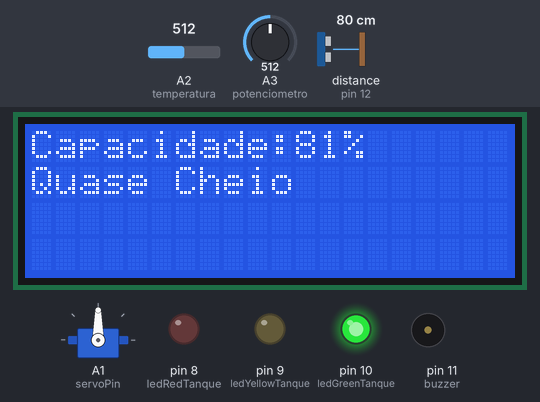
Recording of a sketch running on a simulated Arduino Uno, built with avr-gcc and run on an emulated ATmega328P. Shown: 20×4 character LCD, servo, output pins drawn as LEDs (lit = HIGH), buzzer (waves = sounding). Wiring (inferred from the names in the program): ultrasonic range finder: trigger pin 13; echo pin 12. The inputs (shaded band) are chosen by the test bench; at power-on: distance to the obstacle (sensor on pin 12) 80 cm, A2 (temperatura) = 512, A3 (potenciometro) = 512. The echo pulse lasts 58.3 µs per cm; pins used as bus, display or sensor lines are not drawn; what the sketch prints to the serial monitor is not drawn.

Above: at 1.2 s.
1.3 s: distance to the obstacle (sensor on pin 12) set to 95 cm
At 4.2 s:
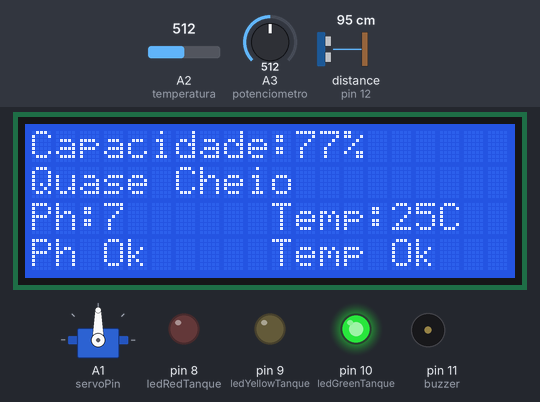
9.2 s: distance to the obstacle (sensor on pin 12) set to 106 cm
At 10.3 s:
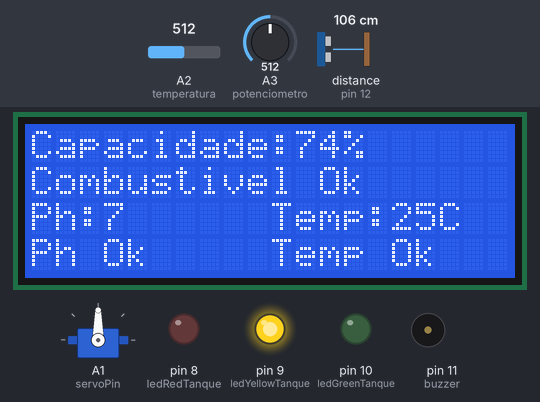
13.2 s: A2 (temperatura) set to 562
At 14.9 s:
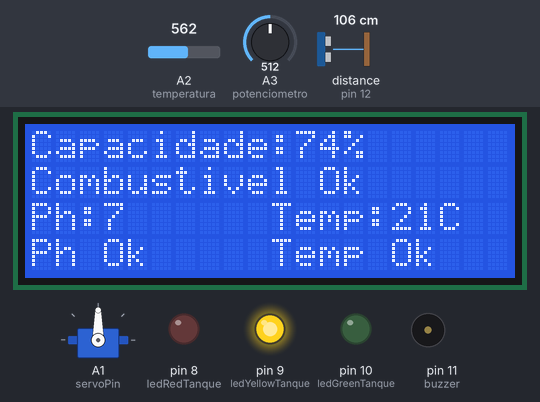
21.1 s: A2 (temperatura) set to 583
At 22.8 s:
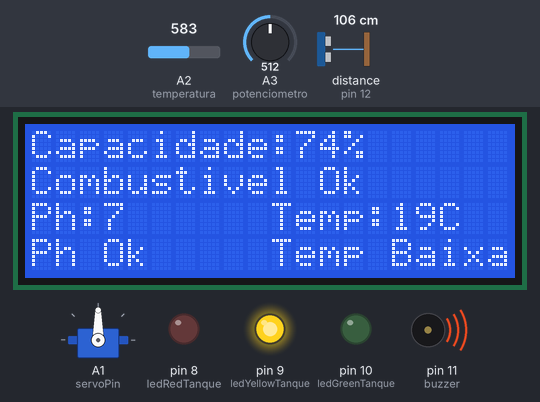
29.0 s: A3 (potenciometro) set to 645
At 34.6 s:
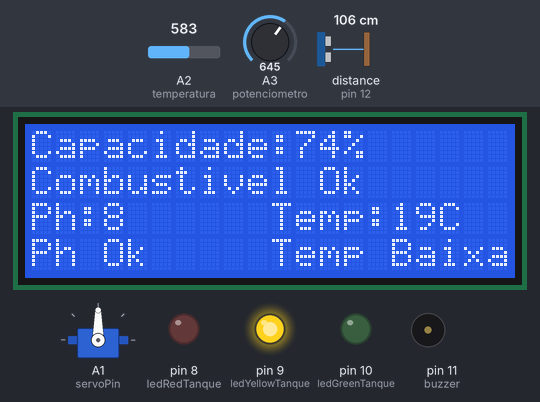
35.2 s: A3 (potenciometro) set to 670
At 38.3 s:
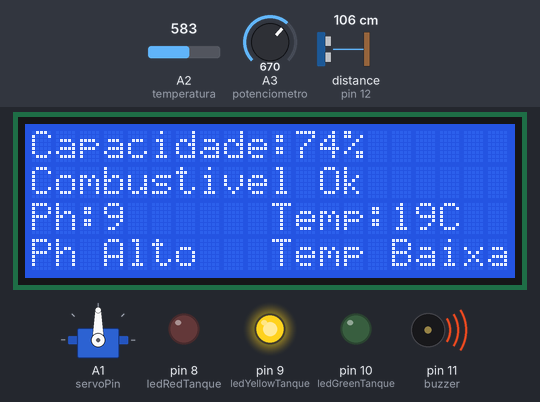
Timing chart, 0 to 43.7 s (numbered marks = the images above; inputs shaded):
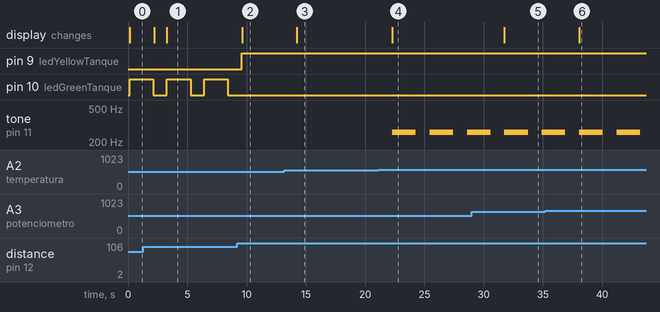

The sketch:

gs_edge.ino
```cpp
// Incluindo bibliotecas
#include <Wire.h>
#include <Servo.h>
#include <LiquidCrystal_I2C.h>

// Declarando variaves de cada componente
LiquidCrystal_I2C lcd(0x27, 20, 4);

Servo servoMotor;
int servoPin = A1;

int temperatura = A2;

int potenciometro = A3;

int ledRedTemp = 4;
int ledGreenTemp = 5;

int ledRedPh = 6;
int ledGreenPh = 7;

int ledRedTanque = 8;
int ledYellowTanque = 9;
int ledGreenTanque = 10;

int buzzer = 11;

int echo = 12;
int trigger = 13;

// Declarando variaveis
int temp = 0;
int porcentagem = 0;
float cm = 0;
float ph = 0;
float celsius = 0;

const float BETA = 3950;

// Função para apagar linha do lcd
void apagarLinha(int coluna, int linha) {
  lcd.setCursor(coluna, linha);
  for(int i = coluna; i < (20 - coluna); i++)
    lcd.print(" ");
  lcd.setCursor(coluna, linha);
}

// Iniciando o arduido
void setup() {

  // Iniciando o serial
  Serial.begin(9600);

  // Declarando pinModes de cada componente
  pinMode(temperatura, INPUT);

  pinMode(potenciometro, INPUT);

  pinMode(ledRedTanque, OUTPUT);
  pinMode(ledYellowTanque, OUTPUT);
  pinMode(ledGreenTanque, OUTPUT);

  pinMode(buzzer, OUTPUT);

  pinMode(echo, INPUT);
  pinMode(trigger, OUTPUT);

  // Iniciando lcd
  lcd.init();
  lcd.backlight();

  // Linkando objeto e pin do servo
  servoMotor.attach(servoPin);
}

// Loop do arduino
void loop() {

  // Iniciando o sensor de distancia ultrasonico
  digitalWrite(trigger, LOW);
  delayMicroseconds(5);
  digitalWrite(trigger, HIGH);
  delayMicroseconds(10);
  digitalWrite(trigger, LOW);

// --- Captacoes de dados --- //

  // Captando dados do sensor de distancia ultrasonico
  cm = pulseIn(echo, HIGH);

  // Calculando e tranformando unidades de medida
  cm = (cm / 58);
  porcentagem = (100 * cm) / 403.50;
  porcentagem = (porcentagem - 100);
  porcentagem = (porcentagem * -1);

  // Simulando ph no potenciometro
  ph = map(analogRead(potenciometro), 0, 1023, 0.0, 14.0);

  // Captando dados do sensor de temperatura
  temp = analogRead(temperatura);

  // Transformando valor para °C
  celsius = 1 / (log(1 / (1023. / temp - 1)) / BETA + 1.0 / 298.15) - 273.15;

// --- Saidas (Tanque) --- //

  // Printando a porcentagem no lcd
  apagarLinha(0, 0);
  lcd.setCursor(0, 0);
  lcd.print("Capacidade:");
  lcd.setCursor(11, 0);
  lcd.print(porcentagem);
  lcd.print("%");

  // Bloco de comando para estado 'Tanque Cheio'
  if(porcentagem > 99) {

    // Apagando a linha e printando 'Tanque Cheio'
    apagarLinha(0, 1);
    lcd.setCursor(0, 1);
    lcd.print("Tanque Cheio");

    // Gerenciando leds
    digitalWrite(ledRedTanque, LOW);
    digitalWrite(ledYellowTanque, LOW);
    digitalWrite(ledGreenTanque, HIGH);
  }

  // Bloco de comando para estado 'Quase Cheio'
  else if(porcentagem > 75) {

    // Apagando a linha e printando 'Quase Cheio'
    apagarLinha(0, 1);
    lcd.setCursor(0, 1);
    lcd.print("Quase Cheio");

    // Gerenciando leds
    digitalWrite(ledRedTanque, LOW);
    digitalWrite(ledYellowTanque, LOW);
    digitalWrite(ledGreenTanque, HIGH);
    delay(2000);
    digitalWrite(ledGreenTanque, LOW);
  }

  // Bloco de comando para estado 'Combustivel OK'
  else if(porcentagem > 25) {

    // Apagando a linha e printando 'Combustivel OK'
    apagarLinha(0, 1);
    lcd.setCursor(0, 1);
    lcd.print("Combustivel Ok");

    // Gerenciando leds
    digitalWrite(ledRedTanque, LOW);
    digitalWrite(ledYellowTanque, HIGH);
    digitalWrite(ledGreenTanque, LOW);
  }

  // Bloco de comando para estado 'Quase Vazio'
  else if(porcentagem > 1) {

    // Apagando a linha e printando 'Quase Vazio'
    apagarLinha(0, 1);
    lcd.setCursor(0, 1);
    lcd.print("Quase Vazio");

    // Gerenciando leds e buzzer
    digitalWrite(ledRedTanque, HIGH);
    digitalWrite(ledYellowTanque, LOW);
    digitalWrite(ledGreenTanque, LOW);
    tone(buzzer, 260);
    delay(2000);
    noTone(buzzer);
    digitalWrite(ledRedTanque, LOW);
    delay(1000);
  }

  // Bloco de comando para estado 'Tanque Vazio'
  else {

    // Apagando a linha e printando 'Tanque Vazio'
    apagarLinha(0, 1);
    lcd.setCursor(0, 1);
    lcd.print("Tanque Vazio");

    // Gerenciando leds
    digitalWrite(ledRedTanque, HIGH);
    digitalWrite(ledYellowTanque, LOW);
    digitalWrite(ledGreenTanque, LOW);
  }

// --- Saidas (Ph) --- //

  // Printando Ph no lcd
  apagarLinha(0, 2);
  lcd.setCursor(0, 2);
  lcd.print("Ph:");
  lcd.setCursor(3, 2);
  lcd.print(ph, 0);

  // Bloco de comando para estado 'Ph Ok'
  if(ph >= 6 && ph <= 8) {

    // Apagando a linha e printando estado ph 'PH OK'
    apagarLinha(0, 3);
    lcd.setCursor(0, 3);
    lcd.print("Ph Ok");

    // Gerenciando leds
    digitalWrite(ledRedPh, LOW);
    digitalWrite(ledGreenPh, HIGH);
  }

  // Bloco de comando para estado 'Ph Baixo'
  else if(ph < 6) {

    // Apagando a linha e printando estado ph 'PH BAIXO'
    apagarLinha(0, 3);
    lcd.setCursor(0, 3);
    lcd.print("Ph Baixo");

    // Gerenciando leds
    digitalWrite(ledRedPh, HIGH);
    digitalWrite(ledGreenPh, LOW);
  }

  // Bloco de comando para estado 'Ph Alto'
  else if(ph > 8) {

    // Apagando a linha e printando estado ph 'PH ALTO'
    apagarLinha(0, 3);
    lcd.setCursor(0, 3);
    lcd.print("Ph Alto");

    // Gerenciando leds
    digitalWrite(ledRedPh, HIGH);
    digitalWrite(ledGreenPh, LOW);
  }

// --- Saidas (Temperatura) --- //

  // Printando temperatura no lcd
  apagarLinha(10, 2);
  lcd.setCursor(10, 2);
  lcd.print("Temp:");
  lcd.setCursor(15, 2);
  lcd.print(celsius, 0);
  lcd.print("C");

  // VALORES FICTICIOS DE TEMPERATURA PARA TESTES COM SENSOR (SÓ VAI ATÉ 80°C)

  // Bloco de comando para estado 'Temp Ok'
  if(celsius >= 20 && celsius <= 60) {

    // Apagando a linha e printando estado de temperatura 'Temp Ok'
    apagarLinha(10, 3);
    lcd.setCursor(10, 3);
    lcd.print("Temp Ok");

    // Gerenciando leds
    digitalWrite(ledRedTemp, LOW);
    digitalWrite(ledGreenTemp, HIGH);
  }

  // Bloco de comando para estado 'Temp Baixa'
  else if(celsius < 20) {

    // Apagando a linha e printando estado de temperatura 'Temp Baixa'
    apagarLinha(10, 3);
    lcd.setCursor(10, 3);
    lcd.print("Temp Baixa");

    // Gerenciando leds
    digitalWrite(ledRedTemp, HIGH);
    digitalWrite(ledGreenTemp, LOW);
  }

  // Bloco de comando para estado 'Temp Alta'
  else if(celsius > 60) {

    // Apagando a linha e printando estado de temperatura 'Temp Alta'
    apagarLinha(10, 3);
    lcd.setCursor(10, 3);
    lcd.print("Temp Alta");

    // Gerenciando leds
    digitalWrite(ledRedTemp, HIGH);
    digitalWrite(ledGreenTemp, LOW);
  }

  // Ligando buzzer quando em situacao critica
  if(porcentagem <= 1 || (ph < 6 || ph > 8) || (celsius < 20 || celsius > 60)) {
    tone(buzzer, 260);
    delay(2000);
    noTone(buzzer);
  }

// --- ServoMotor --- //

  // Abrindo comporta para reabastecimento quando tanque vazio
  if(porcentagem <= 1) {
    servoMotor.write(180);
  	delay(2000);
  }

  // Fechando comporta para reabastecimento quando tanque cheio
  else if(porcentagem > 99) {
    servoMotor.write(90);
  	delay(2000);
  }

// --- Serial --- //

  // Printando dados no serial
  Serial.print("Distancia: ");
  Serial.print(cm, 0);
  Serial.print("cm");
  Serial.print(" || ");
  Serial.print("Capacidade: ");
  Serial.print(porcentagem);
  Serial.print("%");
  Serial.print(" || ");
  Serial.print("Ph: ");
  Serial.print(ph, 0);
  Serial.print(" || ");
  Serial.print("Temperatura: ");
  Serial.print(celsius, 0);
  Serial.print("°C");
  Serial.print("\n");
  delay(1000);
}
```

Measured:
- the behaviour switches between 100 and 101 cm on distance to the obstacle (sensor on pin 12) (found by bisection; images 1 and 2)
- the behaviour switches between 569 and 570 on A2 (temperatura) (found by bisection; images 3 and 4)
- the behaviour switches between 657 and 658 on A3 (potenciometro) (found by bisection; images 5 and 6)
- after the input at 1.3 s, the display: first differs from a run without the input after 2.0 s (image 1)
- after the input at 9.2 s, pin 9 (ledYellowTanque): LOW → HIGH after 0.38 s; pin 10 (ledGreenTanque): stays LOW (without the input it goes to HIGH after 0.37 s); the display: changes after 0.45 s (image 2)
- after the input at 13.2 s, the display: changes after 1.0 s (image 3)
- after the input at 21.1 s, tone on pin 11 (buzzer): alternates 260 Hz for 2.0 s and silent for 1.2 s, starting after 1.2 s; the display: changes after 1.2 s (image 4)
- after the input at 29.0 s, the display: changes after 2.8 s (image 5)
- after the input at 35.2 s, the display: changes after 2.9 s (image 6)
